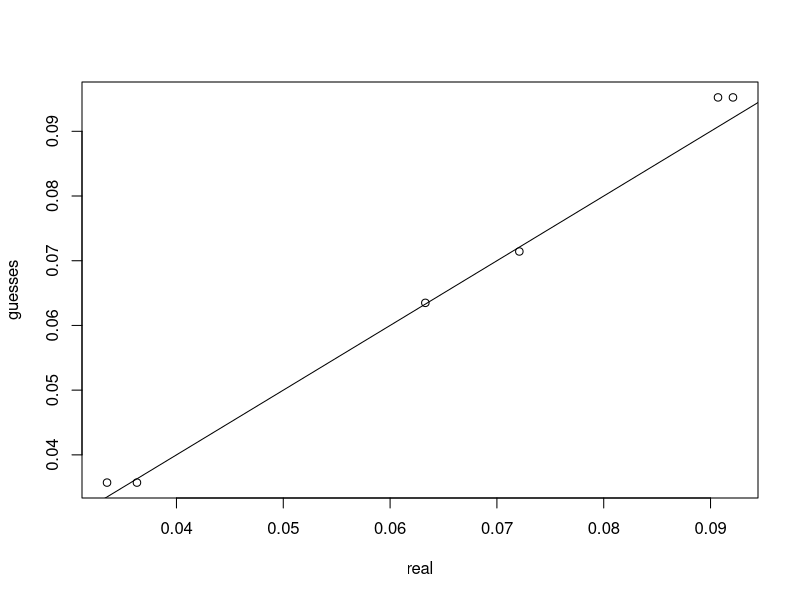

The R script that drew this image:
urnProb = function(choice,pop,px=1){
  # recursive algorithm to work out probability of picking choice out of pop
  # for raw vector of items
  if(length(choice)==1){
    return(px * sum(pop==choice[1])/length(pop))
  } else{
    thisp = sum(pop==choice[1])/length(pop)
    pop = pop[-which(pop==choice[1])[1]]
    choice = choice[2:length(choice)]
    return(urnProb(choice,pop,px * thisp))
  }
}

getP = function(X,k, target){
  return(sum(sort(sample(X,k)) != sort(target))==0)
}

ch2 = function(sub,pop){
  factorial(pop) / (factorial(pop) * factorial(pop-sub))
}

mhd = function(choice,pop){
  # Multivariate hypergeometric distribution
  # (probability of choosing choice out of pop)
  tx = cbind(table(choice), table(pop[pop %in% choice]))
  return(
    prod(
      apply(tx,1,function(X){
        choose(X[2],X[1])
        }
      )
    ) / choose(length(pop),length(choice))
    )
}


real = c()
guesses = c()
upto = 6
for(i in 1:upto){
  t = sample(1:10,sample(2:4,1))
  pool = c(t,sample(1:10,5))
  
  px = replicate(10000,getP(pool,length(t),t))
  #sum(px)/length(px)
  
  #urnProb(t,pool) * factorial(length(t))
  #urnProb(t,pool) * choose(length(t),length(t))
  
  #urnProb(t,pool) * factorial(length(t))/(factorial(length(t)-1))
  #ch2(length(t),length(pool))
  #fx = (sum(px)/length(px))/urnProb(t,pool)
  guesses = c(guesses,mhd(t,pool))
  real = c(real,sum(px)/length(px))
}

plot(real,guesses )
abline(a=0,b=1)
lm(real~guesses )
